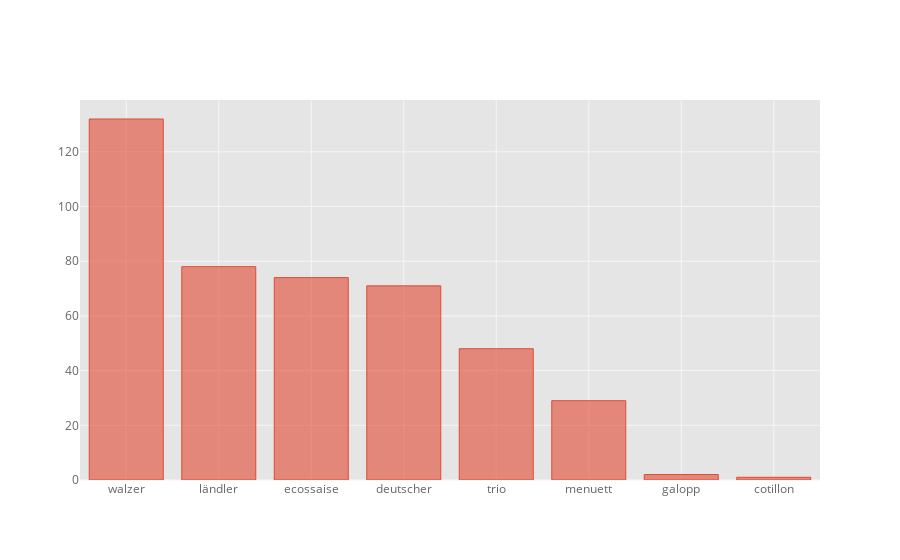

The code cell stored with this chart in its notebook:
### Markdown cell above
### Pieces per dance type

### Code cell
dance_types = files.dance.value_counts()
print(f"The corpus contains {len(files.index)} pieces. The different types are distributed as follows:{NL}{dance_types}")
dance_types.iplot('bar')

### Figure 1 — Plotly figure (JSON) as saved in the notebook; plotly's stock layout.template omitted (floating-point values rounded to 4 significant figures)
{"data": [{"marker": {"color": "rgba(226, 74, 51, 0.6)", "line": {"color": "rgba(226, 74, 51, 1.0)", "width": 1}}, "name": "dance", "orientation": "v", "text": "", "type": "bar", "uid": "4e173bba-b37f-4237-9a04-1f7bdeb35464", "x": ["walzer", "ländler", "ecossaise", "deutscher", "trio", "menuett", "galopp", "cotillon"], "y": [132, 78, 74, 71, 48, 29, 2, 1]}], "layout": {"autosize": true, "legend": {"bgcolor": "#FFFFFF", "font": {"color": "#666666"}}, "paper_bgcolor": "#FFFFFF", "plot_bgcolor": "#E5E5E5", "title": {"font": {"color": "#151516"}}, "xaxis": {"autorange": true, "gridcolor": "#F6F6F6", "range": [-0.5, 7.5], "showgrid": true, "tickfont": {"color": "#666666"}, "title": {"font": {"color": "#666666"}, "text": ""}, "type": "category", "zerolinecolor": "#F6F6F6"}, "yaxis": {"autorange": true, "gridcolor": "#F6F6F6", "range": [0, 138.9], "showgrid": true, "tickfont": {"color": "#666666"}, "title": {"font": {"color": "#666666"}, "text": ""}, "type": "linear", "zerolinecolor": "#F6F6F6"}}}
